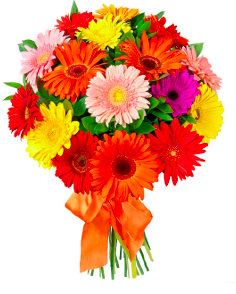
#> input picture Projects/stars_and_bars_game.py/image.png, 236 x 294 px, found by its file name
$ python pil_test.py
#> lines starting #> are read from the running program, lines starting #| are printed output that depends on the picture
from PIL import Image

base_width= 170
img = Image.open('/home/mostafa/Documents/Learning/Python/Projects/stars_and_bars_game.py/image.png')
#> img is the input picture: PIL image 236x294 RGBA; mean R, G, B, A 232.3, 170.6, 140.2, 255
base_width= 170
wpercent = (base_width / float(img.size[0]))
#> wpercent = 0.72
hsize = int((float(img.size[1]) * float(wpercent)))
#> hsize = 211
img = img.resize((base_width, hsize), Image.Resampling.LANCZOS)
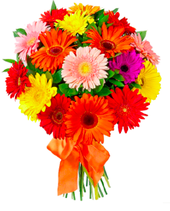
#> img: PIL image 170x211 RGBA; mean R, G, B, A 232.2, 170.8, 140.3, 255
img.save('somepic.png')
